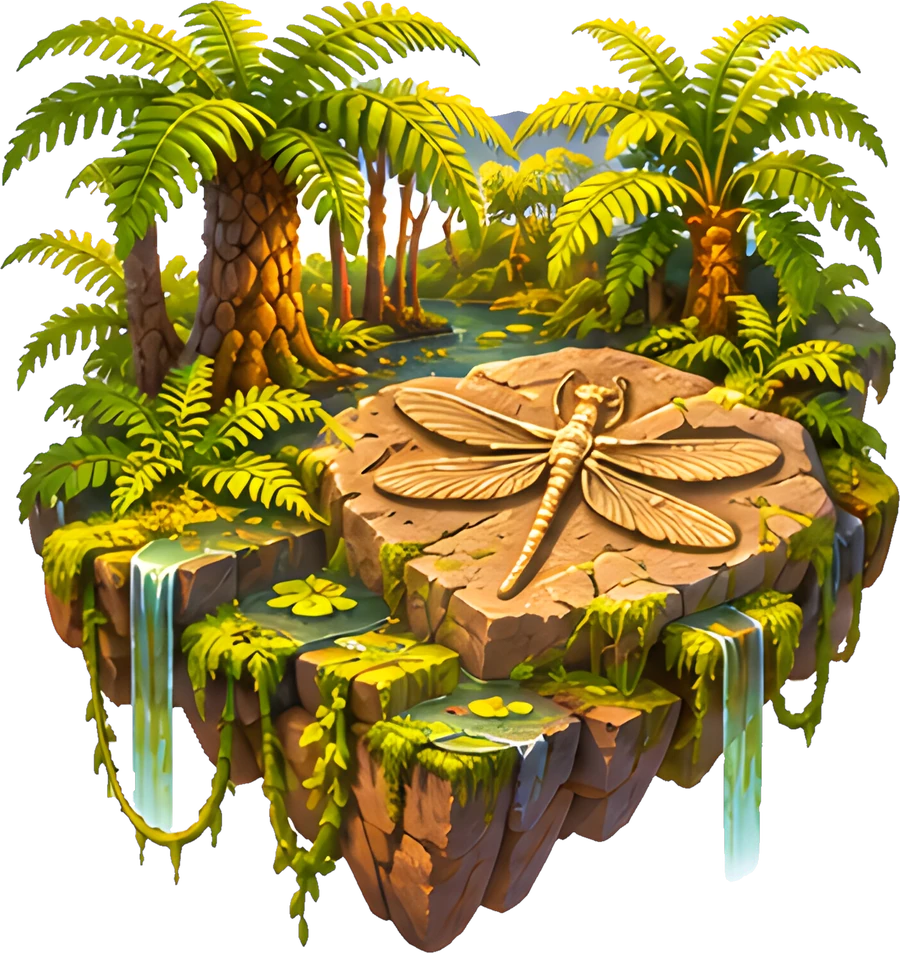
#> input picture art/islands/carboniferous.webp, 900 x 953 px, given in place of carboniferous.jpg, which was not available
$ python make-loading-bg.py
#> lines starting #> are read from the running program, lines starting #| are printed output that depends on the picture
#!/usr/bin/env python3
"""Loading-screen backgrounds (Dino Match, M10; docs/19-loading-art.md).

usage:
  make-loading-bg.py --first-paint [art/boot/loading-bg-final.webp] [--out art/boot/loading-bg.webp] [--max-kb 80]
      THE USUAL ONE: the small first-paint copy of the default painting (index.html shows it before any script runs, under the same
      CSS vignette the boot screen lays over the full image, so the hand-over is seamless). Cover-cropped to 9:16, 540x960, plain (no
      blur, no grade), quality lowered step by step until it is under --max-kb.
  make-loading-bg.py [art/backgrounds/carboniferous.jpg] [--out art/boot/loading-bg.webp] [--blur 3] [--size 720x1280] [--quality 74]
      Legacy interim background from an era painting (blurred, graded, vignette baked in); only needed if there is no painting yet.
Takes one of the real painted era backgrounds, cover-crops it to 9:16, blurs it slightly (the logo and the bar are the heroes),
grades it warm, adds a golden glow behind the logo (upper middle) and a warm vignette that darkens the edges and the lower third
toward #2A1A0C (the splash base colour). Small enough (< 80 KB) to be bundled and shown on the very first frame.
Rotation slots (art/boot/loading-<name>.webp, loading-era-<era-id>.webp, portrait 1080x1920) are used as they are: no processing.
Needs pillow, numpy.
"""
import os, sys, argparse
import numpy as np
from PIL import Image, ImageFilter
ROOT = os.path.dirname(os.path.dirname(os.path.abspath(__file__)))

def treat(src, out, blur=3.0, W=720, H=1280, q=74):
#> called with src = 'art/backgrounds/carboniferous.jpg', out = 'art/boot/loading-bg.webp', blur = 3, W = 720, H = 1280, q = 74
    im = Image.open(src).convert('RGB')
    s = max(W / im.width, H / im.height); im = im.resize((round(im.width * s), round(im.height * s)), Image.LANCZOS)
#> after `s = max(W / im.width, H / im.height)`: s = 1.34
#> after `im = im.resize((round(im.width * s), round(im.height * s)), Image.LANC`:
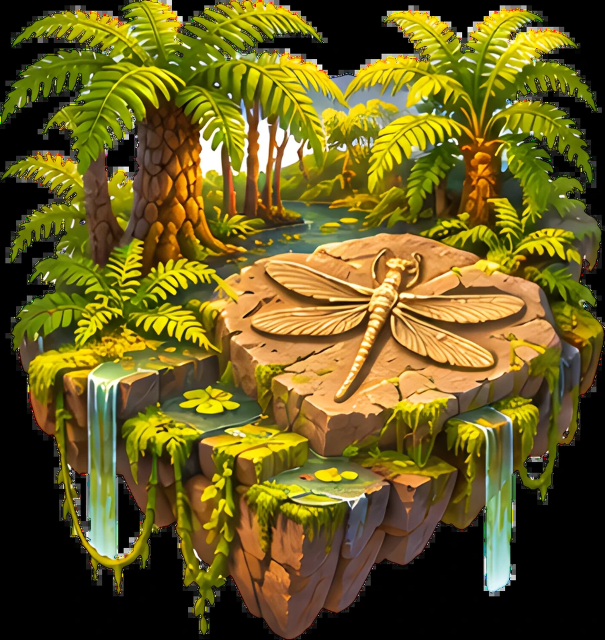
#> im: PIL image 1209x1280 RGB (shown at 1/2 size); mean R, G, B 104.9, 92.3, 30.8
    l, t = (im.width - W) // 2, (im.height - H) // 2; im = im.crop((l, t, l + W, t + H))
#> after `l, t = ((im.width - W) // 2, (im.height - H) // 2)`: l = 244; t = 0
#> after `im = im.crop((l, t, l + W, t + H))`:
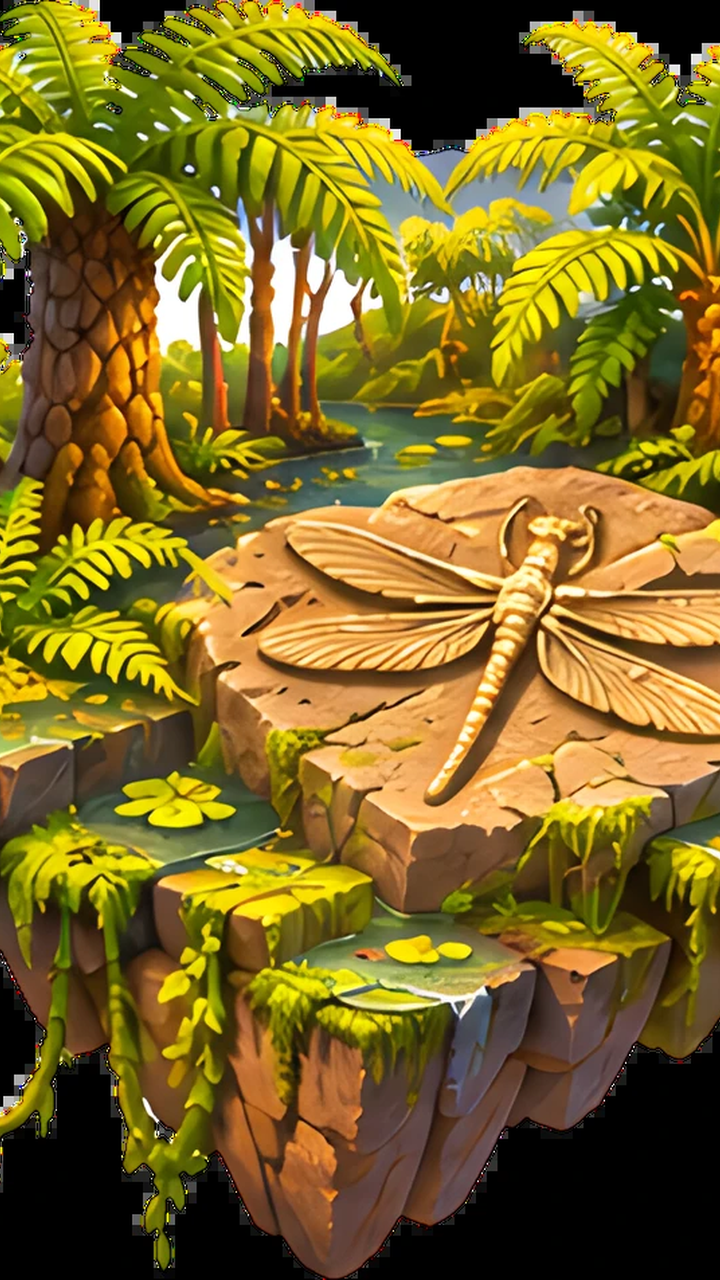
#> im: PIL image 720x1280 RGB; mean R, G, B 125.2, 104.9, 35.5
    if blur: im = im.filter(ImageFilter.GaussianBlur(blur))
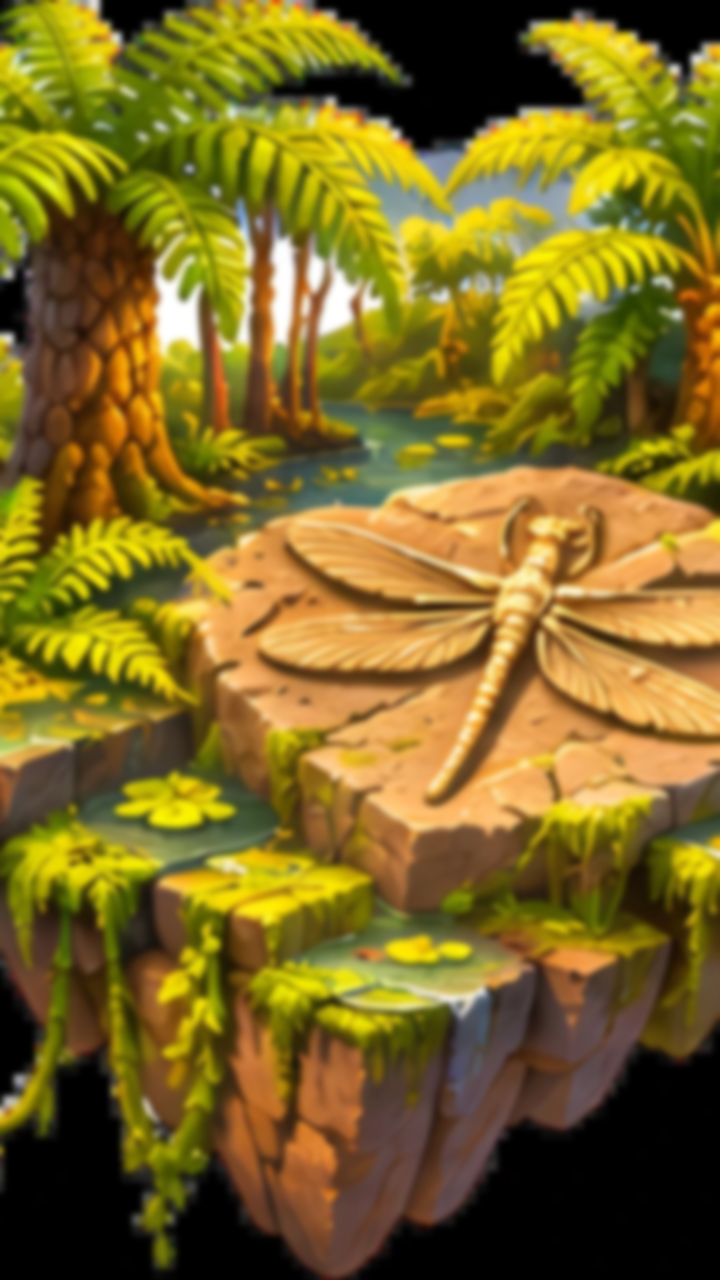
#> im: PIL image 720x1280 RGB; mean R, G, B 125.2, 104.9, 35.5
    a = np.asarray(im).astype(float) / 255
    yy, xx = np.mgrid[0:H, 0:W]; cx, cy = W / 2, H * 0.36
    a = a * np.array([1.1, 1.0, 0.8]) + np.array([0.035, 0.015, 0])                       # warm grade
    d = np.sqrt(((xx - cx) / (W * 0.62)) ** 2 + ((yy - cy) / (H * 0.34)) ** 2)            # golden glow behind the logo (screen)
    g = np.clip(1 - d, 0, 1) ** 1.5 * 0.7
    a = 1 - (1 - a) * (1 - g[..., None] * np.array([1.0, 0.76, 0.38]))
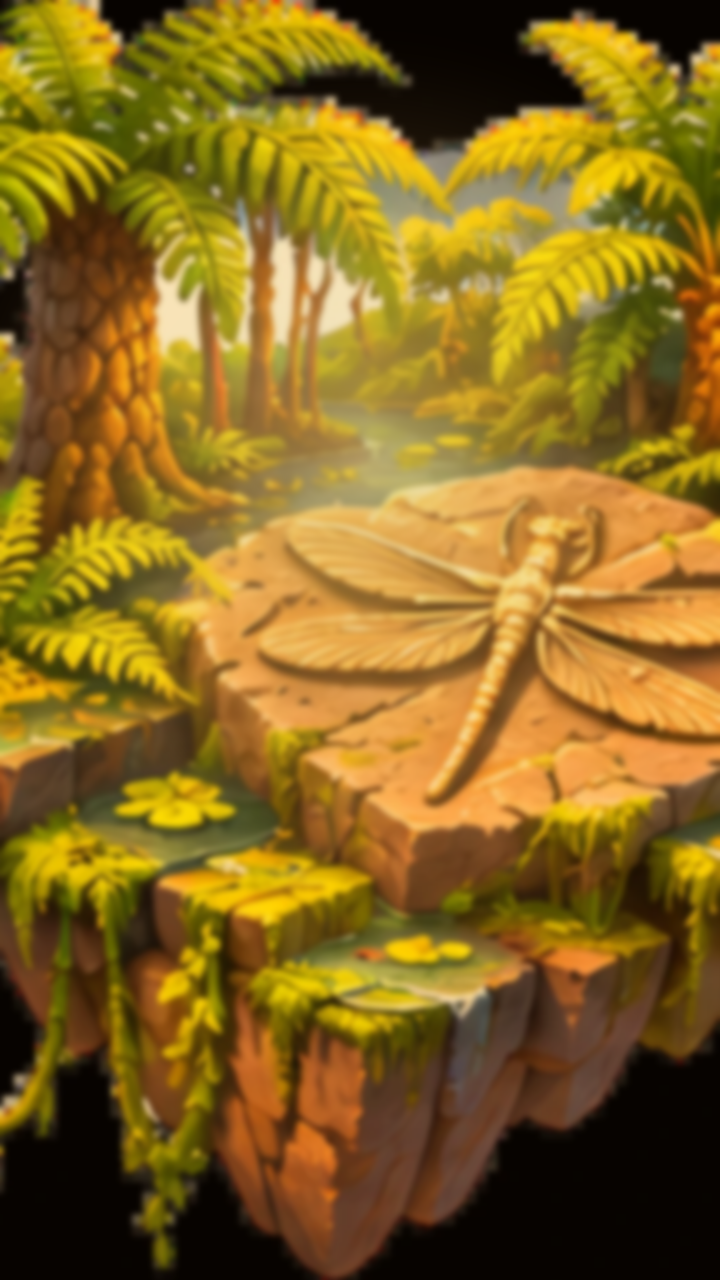
#> a: shape (1280, 720, 3) float64; mean R, G, B 0.605, 0.465, 0.145; drawn with min black and max white
    v = np.sqrt(((xx - cx) / (W * 0.75)) ** 2 + ((yy - H * 0.45) / (H * 0.62)) ** 2)      # vignette + darker lower third
    dark = np.clip((v - 0.45) / 0.7, 0, 1) * 0.62 + np.clip((yy / H - 0.62) / 0.38, 0, 1) * 0.35
    base = np.array([0x2A, 0x1A, 0x0C]) / 255
    a = a * (1 - dark[..., None]) + base * dark[..., None]
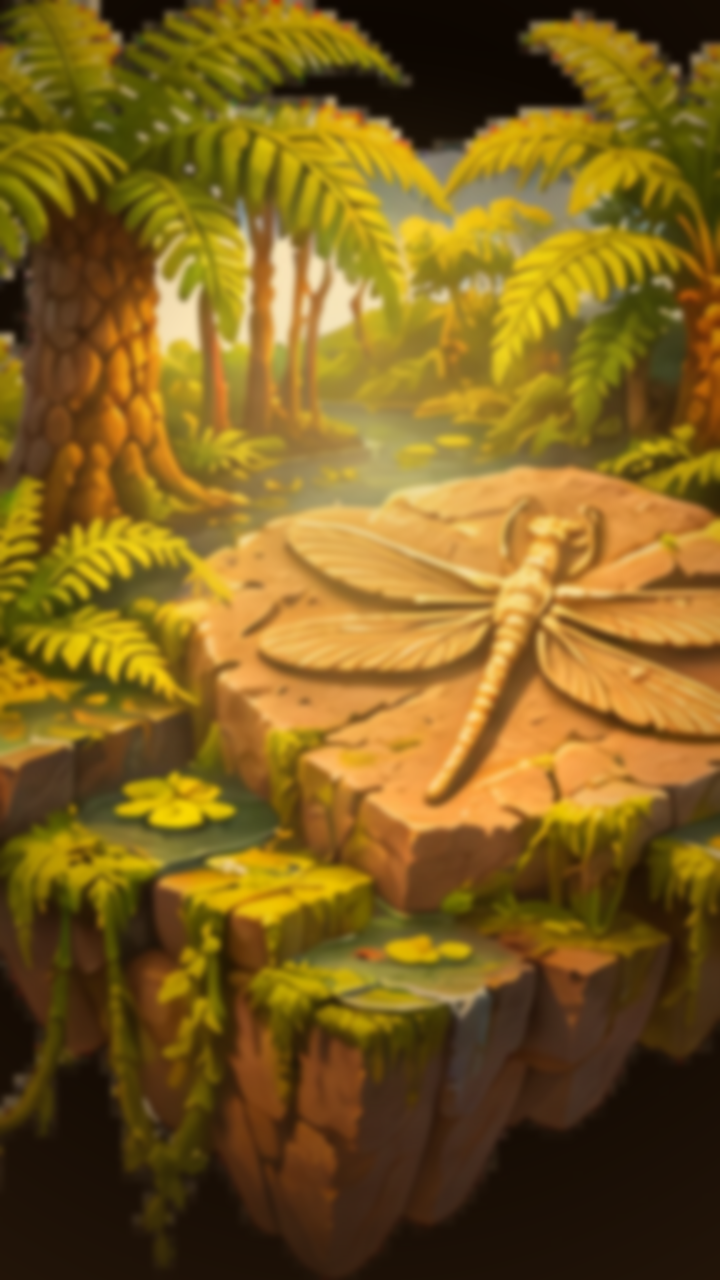
#> a: shape (1280, 720, 3) float64; mean R, G, B 0.559, 0.427, 0.14; drawn with min black and max white
    os.makedirs(os.path.dirname(out), exist_ok=True)
    Image.fromarray((np.clip(a, 0, 1) * 255).astype(np.uint8)).save(out, quality=q, method=6)
    return os.path.getsize(out)

def first_paint(src, out, W=540, H=960, max_kb=80):
    im = Image.open(src).convert('RGB')
    s = max(W / im.width, H / im.height); im = im.resize((round(im.width * s), round(im.height * s)), Image.LANCZOS)
    l, t = (im.width - W) // 2, (im.height - H) // 2; im = im.crop((l, t, l + W, t + H))
    os.makedirs(os.path.dirname(out), exist_ok=True)
    for q in range(82, 30, -4):
        im.save(out, quality=q, method=6)
        if os.path.getsize(out) <= max_kb * 1024: return os.path.getsize(out), q
    return os.path.getsize(out), q

if __name__ == '__main__':
    if '--first-paint' in sys.argv:
        ap = argparse.ArgumentParser(); ap.add_argument('--first-paint', action='store_true')
        ap.add_argument('src', nargs='?', default=os.path.join(ROOT, 'art/boot/loading-bg-final.webp'))
        ap.add_argument('--out', default=os.path.join(ROOT, 'art/boot/loading-bg.webp')); ap.add_argument('--max-kb', type=int, default=80)
        a = ap.parse_args()
        if not os.path.exists(a.src): print(f'ERROR: {a.src} not found', file=sys.stderr); sys.exit(2)
        n, q = first_paint(a.src, a.out, max_kb=a.max_kb)
        print(f'{a.out}: 540x960 first-paint copy, {n // 1024} KB (quality {q})' + ('  WARNING: still over the limit' if n > a.max_kb * 1024 else ''))
        sys.exit(0)
    ap = argparse.ArgumentParser(description=__doc__, formatter_class=argparse.RawDescriptionHelpFormatter)
    ap.add_argument('src', nargs='?', default=os.path.join(ROOT, 'art/backgrounds/carboniferous.jpg'))
    ap.add_argument('--out', default=os.path.join(ROOT, 'art/boot/loading-bg.webp'))
    ap.add_argument('--blur', type=float, default=3.0); ap.add_argument('--size', default='720x1280'); ap.add_argument('--quality', type=int, default=74)
    a = ap.parse_args(); W, H = map(int, a.size.split('x'))
    n = treat(a.src, a.out, a.blur, W, H, a.quality)
    print(f'{a.out}: {W}x{H}, {n // 1024} KB' + ('  WARNING: over 80 KB, lower --quality or --size' if n > 80 * 1024 else ''))
